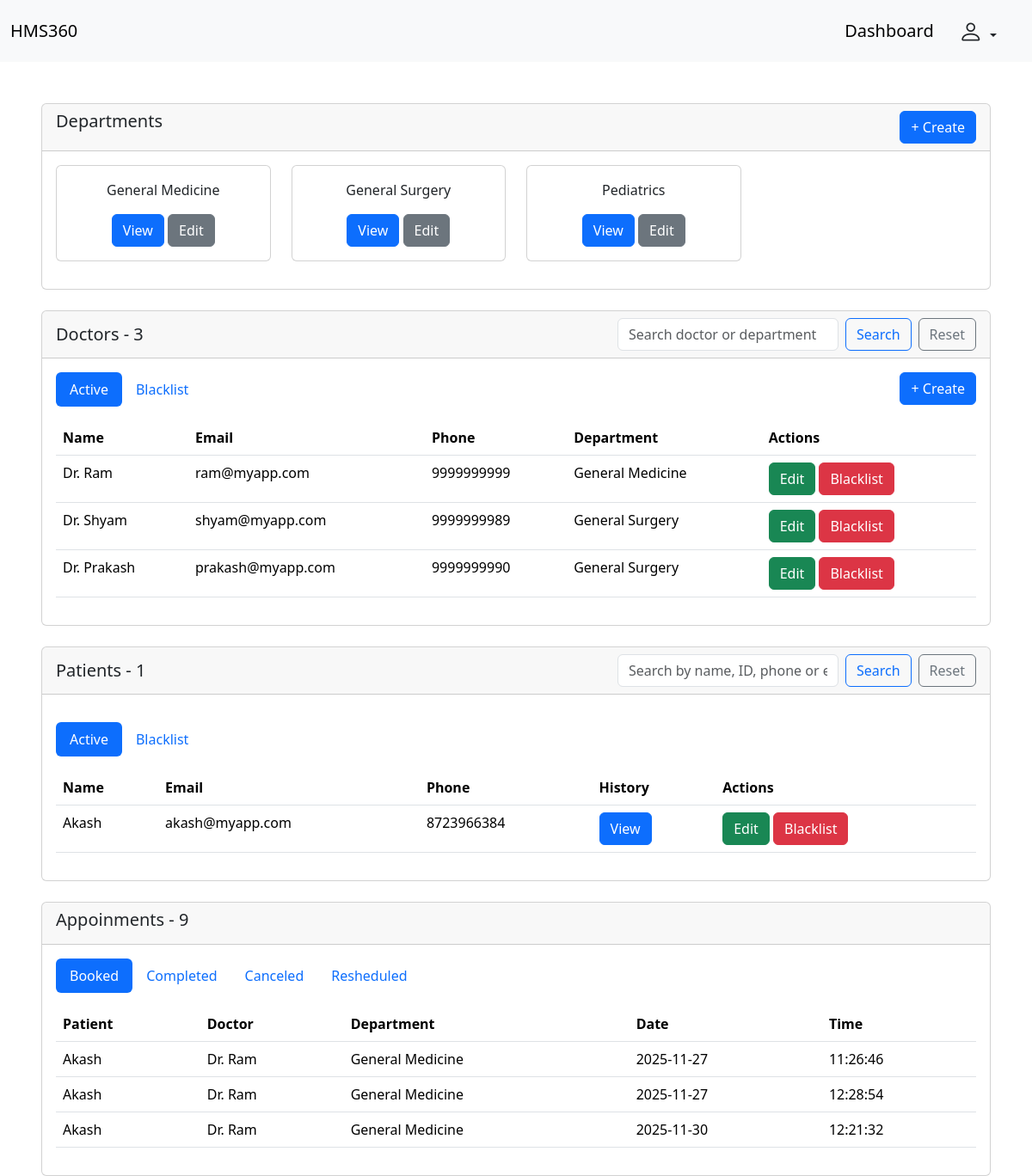
The app's page /admin/dashboard (signed in), older data.
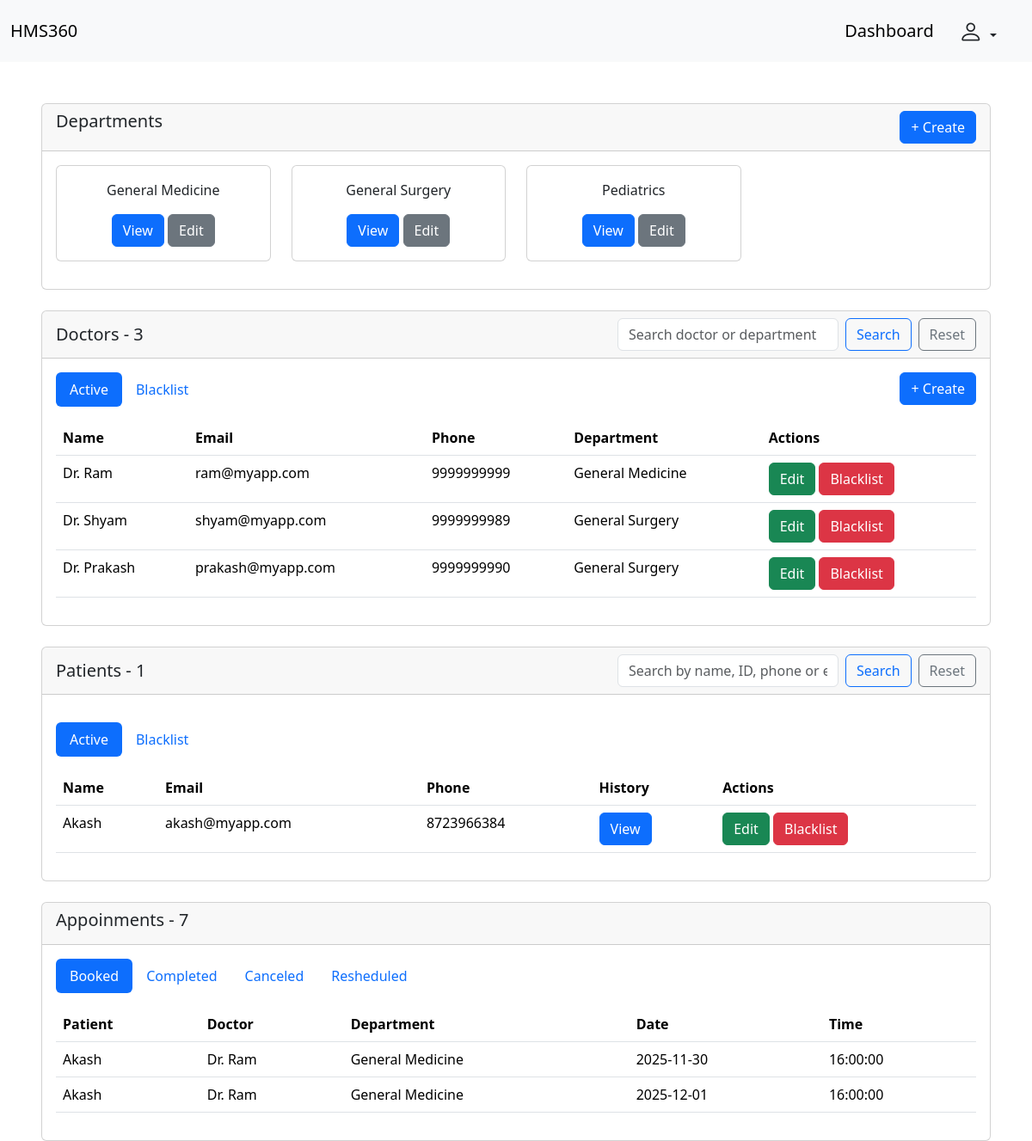
The same page, newer data.
### backend/models.py (models this page shows, shortened)
class Department(db.Model):
    __tablename__ = "department"
    id  = db.Column(db.Integer , primary_key = True , autoincrement = True)
    name = db.Column(db.String , nullable = False, unique = True)
    description = db.Column(db.String , nullable = False)
    doc_registered = db.Column(db.Integer)
    doctors = db.relationship("Doctor", backref = "department")
    appointments = db.relationship("Appointment", backref = "department")

class Doctor(db.Model , UserMixin):
    __tablename__ = "doctor"
    id  = db.Column(db.Integer , primary_key = True , autoincrement = True)
    name = db.Column(db.String , nullable = False)
    email = db.Column(db.String, unique = True , nullable = False)
    password = db.Column(db.String, nullable = False)
    phone = db.Column(db.String, nullable = False)
    status = db.Column(db.String, nullable =False, default='Active')
    dept_id = db.Column(db.Integer, db.ForeignKey ("department.id"), nullable = False)
    appointments = db.relationship("Appointment", backref = "doctor")

class Patient(db.Model , UserMixin):
    __tablename__ = "patient"
    id  = db.Column(db.Integer , primary_key = True , autoincrement = True)
    name = db.Column(db.String , nullable = False)
    email = db.Column(db.String, unique = True , nullable = False)
    password = db.Column(db.String, nullable = False)
    phone = db.Column(db.String, nullable =False)
    status = db.Column(db.String, nullable =False, default='Active')
    created_appointments = db.relationship("Appointment", backref = "patient")

class Appointment(db.Model):
    __tablename__ = "appointment"
    id  = db.Column(db.Integer , primary_key = True , autoincrement = True)
    pat_id = db.Column(db.Integer, db.ForeignKey ("patient.id"), nullable = False)
    doc_id = db.Column(db.Integer, db.ForeignKey ("doctor.id"), nullable = False)
    dept_id = db.Column(db.Integer, db.ForeignKey ("department.id"), nullable = False)
    date = db.Column(db.Date, default=datetime.date.today, nullable = False)
    time = db.Column(db.Time, default=lambda: datetime.datetime.now().time(), nullable = False)
    status = db.Column(db.String, nullable = False, default='Booked')
    treatments = db.relationship("Treatment", backref = "appointment")

### backend/routes.py (the view)
@app.route("/admin/dashboard" , methods=["GET" , "POST"])
@login_required
def admin_dashboard():
    docs = db.session.query(Doctor).all()
    doctor_search = request.args.get("doctor_search", "").strip()
    patient_search = request.args.get("patient_search", "").strip()
    depts = db.session.query(Department).all()
    if doctor_search:
        like = f"%{doctor_search}%"
        active_doc = (
            Doctor.query
            .join(Department, Doctor.dept_id == Department.id)
            .filter(
                Doctor.status == "Active",
                or_(
                    Doctor.name.ilike(like),
                    Department.name.ilike(like),
                )
            )
            .all()
        )
        blacklist_doc = (
            Doctor.query
            .join(Department, Doctor.dept_id == Department.id)
            .filter(
                Doctor.status == "Blacklist",
                or_(
                    Doctor.name.ilike(like),
                    Department.name.ilike(like),
                )
            )
            .all()
        )
    else:
        active_doc = Doctor.query.filter_by(status="Active").all()
        blacklist_doc = Doctor.query.filter_by(status="Blacklist").all()
    if patient_search:
        like = f"%{patient_search}%"
        active_pat = (
            Patient.query
            .filter(
                Patient.status == "Active",
                or_(
                    Patient.name.ilike(like),
                    cast(Patient.id, String).ilike(like),
                    Patient.email.ilike(like),
                    Patient.phone.ilike(like),
                )
            )
            .all()
        )
        blacklist_pat = (
            Patient.query
            .filter(
                Patient.status == "Blacklist",
                or_(
                    Patient.name.ilike(like),
                    cast(Patient.id, String).ilike(like),
                    Patient.email.ilike(like),
                    Patient.phone.ilike(like),
                )
            )
            .all()
        )
    else:
        active_pat = Patient.query.filter_by(status="Active").all()
        blacklist_pat = Patient.query.filter_by(status="Blacklist").all()
    booked_appoint = db.session.query(Appointment).filter_by(status="Booked").all()
    completed_appoint = db.session.query(Appointment).filter_by(status="Completed").all()
    canceled_appoint = db.session.query(Appointment).filter_by(status="Canceled").all()
    resheduled_appoint = db.session.query(Appointment).filter_by(status="Resheduled").all()
    total_doctors = Doctor.query.count()
    total_patients = Patient.query.count()
    total_appointments = Appointment.query.count()
    return render_template("/admin/dashboard.html" , current_admin = current_user, all_docs = docs, all_depts = depts,
                            booked_appoint = booked_appoint, completed_appoint = completed_appoint, canceled_appoint = canceled_appoint,
                            resheduled_appoint = resheduled_appoint, active_pat = active_pat, blacklist_pat = blacklist_pat,
                            active_doc = active_doc, blacklist_doc = blacklist_doc, total_doctors=total_doctors, total_patients=total_patients,
                            total_appointments=total_appointments, doctor_search=doctor_search, patient_search=patient_search)

### app.py (called while the page is built)
def create_app():
    app = Flask(__name__)
    app.config["SQLALCHEMY_DATABASE_URI"] = "sqlite:///Hospital_db.sqlite3"
    db.init_app(app)
    app.config["SECRET_KEY"] = "Thisismysecret"
    login_manager = LoginManager(app)
    @login_manager.user_loader
    def load_user(email):
        return db.session.query(Patient).filter_by(email = email).first() or \
        db.session.query(Admin).filter_by(email = email).first() or \
        db.session.query(Doctor).filter_by(email = email).first()
    app.app_context().push()
    db.create_all()
    return app

### templates/admin/dashboard.html (shortened to what the changed rows need)
<!DOCTYPE html>
<html lang="en">
<head>
    <link href="https://cdn.jsdelivr.net/npm/bootstrap@5.3.7/dist/css/bootstrap.min.css" rel="stylesheet"
>
        <link rel="stylesheet" href="https://cdn.jsdelivr.net/npm/bootstrap-icons@1.13.1/font/bootstrap-icons.min.css">
</head>
<body>
    <div class="card mt-5 ms-5 me-5">
        <div class="card-body">
            <div class="row">
                {% for dept in all_depts %}
                <div class="col-3 mb-3">
                    <div class="card text-center">
                        <div class="card-body">
                            <p>{{dept.name}}</p>
                            <button class="btn btn-primary" data-bs-toggle="modal" data-bs-target="#view-department-{{dept.id}}">View</button>
                            <button class="btn btn-secondary" data-bs-toggle="modal" data-bs-target="#edit-department-{{dept.id}}">Edit</button>
                        </div>
                    </div>
                </div>
                {% endfor %}
            </div>
        </div>
    </div>
    <div class="card mt-4 ms-5 me-5">
        <div class="card-body">
            <div class="tab-content" id="pills-tabContent">
                <div class="tab-pane fade show active" id="active-doc" role="tabpanel" aria-labelledby="active-doc-tab"
                    tabindex="0">
                    <table class="table">
                        <thead>
                            <tr>
                                <th scope="col">Name</th>
                                <th scope="col">Email</th>
                                <th scope="col">Phone</th>
                                <th scope="col">Department</th>
                                <th scope="col">Actions</th>
                            </tr>
                        </thead>
                        <tbody>
                            {% for doc in active_doc %}
                            <tr>
                                <td>{{doc.name}}</td>
                                <td>{{doc.email}}</td>
                                <td>{{doc.phone}}</td>
                                <td>{{doc.department.name}}</td>
                                <td>
                                    <button class="btn btn-success" data-bs-toggle="modal"
                                        data-bs-target="#edit-doc-{{doc.id}}">
                                        Edit
                                    </button>
                                    <button class="btn btn-danger" data-bs-toggle="modal"
                                        data-bs-target="#blacklist-doc-{{doc.id}}">
                                        Blacklist
                                    </button>
                                </td>
                            </tr>
                            {% endfor %}
                        </tbody>
                    </table>
                </div>
            </div>
        </div>
    </div>
    <div class="card mt-4 ms-5 me-5">
        <div class="card-body">
            <div class="tab-content" id="pills-tabContent">
                <div class="tab-pane fade show active" id="active-pat" role="tabpanel"
                    aria-labelledby="active-pat-tab" tabindex="0">
                    <table class="table">
                        <thead>
                            <tr>
                                <th scope="col">Name</th>
                                <th scope="col">Email</th>
                                <th scope="col">Phone</th>
                                <th scope="col">History</th>
                                <th scope="col">Actions</th>
                            </tr>
                        </thead>
                        <tbody>
                            {% for ap in active_pat %}
                            <tr>
                                <td>{{ap.name}}</td>
                                <td>{{ap.email}}</td>
                                <td>{{ap.phone}}</td>
                                <td>
                                    <a href="{{ url_for('admin_patient_history', patient_id=ap.id) }}" class="btn btn-primary">
                                        View
                                    </a>
                                </td>
                                <td>
                                    <button class="btn btn-success" data-bs-toggle="modal" data-bs-target="#edit-pat-{{ap.id}}">
                                        Edit
                                    </button>
                                    <button class="btn btn-danger" data-bs-toggle="modal" data-bs-target="#blacklist-pat-{{ap.id}}">
                                        Blacklist
                                    </button>
                                </td>
                            </tr>
                            {% endfor %}
                        </tbody>
                    </table>
                </div>
            </div>
        </div>
    </div>
    <div class="card mt-4 ms-5 me-5">
        <div class="card-header">
            <h5>Appoinments - {{ total_appointments }}</h5>
        </div>
        <div class="card-body">
            <div class="tab-content" id="pills-tabContent">
                <div class="tab-pane fade show active" id="booked-appoint" role="tabpanel"
                    aria-labelledby="booked-appoint-tab" tabindex="0">
                    <table class="table">
                        <thead>
                            <tr>
                                <th scope="col">Patient</th>
                                <th scope="col">Doctor</th>
                                <th scope="col">Department</th>
                                <th scope="col">Date</th>
                                <th scope="col">Time</th>
                            </tr>
                        </thead>
                        <tbody>
                            {% for ba in booked_appoint %}
                            <tr>
                                <td>{{ba.patient.name}}</td>
                                <td>{{ba.doctor.name}}</td>
                                <td>{{ba.department.name}}</td>
                                <td>{{ba.date}}</td>
                                <td>{{ba.time}}</td>
                            </tr>
                            {% endfor %}
                        </tbody>
                    </table>
                </div>
            </div>
        </div>
    </div>
</body>
</html>

Row changes from the older to the newer data that the page shows:
removed Appointment: patient.name "Akash", doctor.name "Dr. Ram", department.name "General Medicine", date "2025-11-27", time "11:26:46"
removed Appointment: patient.name "Akash", doctor.name "Dr. Ram", department.name "General Medicine", date "2025-11-27", time "12:28:54"
no longer on this page (row edited): Appointment: patient.name "Akash", doctor.name "Dr. Ram", department.name "General Medicine", date "2025-11-30", time "12:21:32"
added Appointment: patient.name "Akash", doctor.name "Dr. Ram", department.name "General Medicine", date "2025-11-30", time "16:00:00"
added Appointment: patient.name "Akash", doctor.name "Dr. Ram", department.name "General Medicine", date "2025-12-01", time "16:00:00"
Text that changed along with them:
{{ total_appointments }}: "9" → "7"
